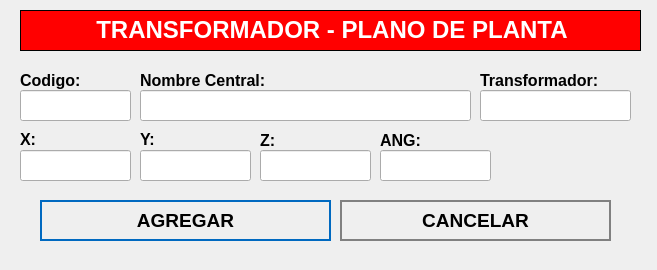
<?xml version="1.0" encoding="UTF-8"?>
<ui version="4.0">
 <class>NewBook</class>
 <widget class="QWidget" name="NewBook">
  <property name="geometry">
   <rect>
    <x>0</x>
    <y>0</y>
    <width>657</width>
    <height>270</height>
   </rect>
  </property>
  <property name="windowTitle">
   <string>Nuevo Registro</string>
  </property>
  <property name="styleSheet">
   <string notr="true">QPushButton
{	
	height: 2em;
 	border-style: solid;
	border-width: 2px;
 	border-color: grey;
	font-weight: bold;
}

QPushButton:hover
{
   	background-color:grey;
	color:white;
}</string>
  </property>
  <widget class="QLabel" name="label">
   <property name="geometry">
    <rect>
     <x>20</x>
     <y>10</y>
     <width>621</width>
     <height>41</height>
    </rect>
   </property>
   <property name="font">
    <font>
     <underline>false</underline>
    </font>
   </property>
   <property name="autoFillBackground">
    <bool>false</bool>
   </property>
   <property name="styleSheet">
    <string notr="true">background-color: red;</string>
   </property>
   <property name="frameShape">
    <enum>QFrame::Box</enum>
   </property>
   <property name="text">
    <string>&lt;html&gt;&lt;head/&gt;&lt;body&gt;&lt;p align=&quot;center&quot;&gt;&lt;span style=&quot; font-size:18pt; font-weight:600; color:#ffffff;&quot;&gt;TRANSFORMADOR - PLANO DE PLANTA&lt;/span&gt;&lt;/p&gt;&lt;/body&gt;&lt;/html&gt;</string>
   </property>
  </widget>
  <widget class="QLabel" name="label_autoriza">
   <property name="geometry">
    <rect>
     <x>20</x>
     <y>70</y>
     <width>101</width>
     <height>21</height>
    </rect>
   </property>
   <property name="text">
    <string>&lt;html&gt;&lt;head/&gt;&lt;body&gt;&lt;p&gt;&lt;span style=&quot; font-size:12pt; font-weight:600;&quot;&gt;Codigo:&lt;/span&gt;&lt;/p&gt;&lt;/body&gt;&lt;/html&gt;</string>
   </property>
  </widget>
  <widget class="QLineEdit" name="inputCodigo">
   <property name="geometry">
    <rect>
     <x>20</x>
     <y>90</y>
     <width>111</width>
     <height>31</height>
    </rect>
   </property>
   <property name="font">
    <font>
     <pointsize>12</pointsize>
    </font>
   </property>
  </widget>
  <widget class="QLineEdit" name="inputCentral">
   <property name="geometry">
    <rect>
     <x>140</x>
     <y>90</y>
     <width>331</width>
     <height>31</height>
    </rect>
   </property>
   <property name="font">
    <font>
     <pointsize>12</pointsize>
    </font>
   </property>
  </widget>
  <widget class="QPushButton" name="addButton">
   <property name="geometry">
    <rect>
     <x>40</x>
     <y>200</y>
     <width>291</width>
     <height>41</height>
    </rect>
   </property>
   <property name="font">
    <font>
     <pointsize>14</pointsize>
     <weight>75</weight>
     <bold>true</bold>
    </font>
   </property>
   <property name="cursor">
    <cursorShape>PointingHandCursor</cursorShape>
   </property>
   <property name="styleSheet">
    <string notr="true">QPushButton
{	
	height: 2em;
 	border-style: solid;
	border-width: 2px;
 	border-color: #0069c0;
	font-weight: bold;
}

QPushButton:hover
{
   	background-color:#0069c0;
	color:white;
}</string>
   </property>
   <property name="text">
    <string>AGREGAR</string>
   </property>
   <property name="icon">
    <iconset>
     <normaloff>../assets/icons/add-icon.png</normaloff>../assets/icons/add-icon.png</iconset>
   </property>
   <property name="iconSize">
    <size>
     <width>30</width>
     <height>30</height>
    </size>
   </property>
   <property name="autoDefault">
    <bool>true</bool>
   </property>
   <property name="default">
    <bool>true</bool>
   </property>
   <property name="flat">
    <bool>true</bool>
   </property>
  </widget>
  <widget class="QPushButton" name="cancelButton">
   <property name="geometry">
    <rect>
     <x>340</x>
     <y>200</y>
     <width>271</width>
     <height>41</height>
    </rect>
   </property>
   <property name="font">
    <font>
     <pointsize>14</pointsize>
     <weight>75</weight>
     <bold>true</bold>
    </font>
   </property>
   <property name="cursor">
    <cursorShape>PointingHandCursor</cursorShape>
   </property>
   <property name="styleSheet">
    <string notr="true">QPushButton
{	
	height: 2em;
 	border-style: solid;
	border-width: 2px;
 	border-color: grey;
	font-weight: bold;
}

QPushButton:hover
{
   	background-color:grey;
	color:white;
}</string>
   </property>
   <property name="text">
    <string>CANCELAR</string>
   </property>
   <property name="icon">
    <iconset>
     <normaloff>../assets/icons/cancel-icon.png</normaloff>../assets/icons/cancel-icon.png</iconset>
   </property>
   <property name="iconSize">
    <size>
     <width>30</width>
     <height>30</height>
    </size>
   </property>
   <property name="autoDefault">
    <bool>true</bool>
   </property>
   <property name="default">
    <bool>true</bool>
   </property>
   <property name="flat">
    <bool>true</bool>
   </property>
  </widget>
  <widget class="QLabel" name="label_aquienVisita">
   <property name="geometry">
    <rect>
     <x>140</x>
     <y>70</y>
     <width>191</width>
     <height>21</height>
    </rect>
   </property>
   <property name="text">
    <string>&lt;html&gt;&lt;head/&gt;&lt;body&gt;&lt;p&gt;&lt;span style=&quot; font-size:12pt; font-weight:600;&quot;&gt;Nombre Central:&lt;/span&gt;&lt;/p&gt;&lt;/body&gt;&lt;/html&gt;</string>
   </property>
  </widget>
  <widget class="QLabel" name="label_horaIngreso">
   <property name="geometry">
    <rect>
     <x>20</x>
     <y>130</y>
     <width>71</width>
     <height>16</height>
    </rect>
   </property>
   <property name="text">
    <string>&lt;html&gt;&lt;head/&gt;&lt;body&gt;&lt;p&gt;&lt;span style=&quot; font-size:12pt; font-weight:600;&quot;&gt;X:&lt;/span&gt;&lt;/p&gt;&lt;/body&gt;&lt;/html&gt;</string>
   </property>
  </widget>
  <widget class="QLabel" name="label_horaSalida">
   <property name="geometry">
    <rect>
     <x>140</x>
     <y>130</y>
     <width>81</width>
     <height>16</height>
    </rect>
   </property>
   <property name="text">
    <string>&lt;html&gt;&lt;head/&gt;&lt;body&gt;&lt;p&gt;&lt;span style=&quot; font-size:12pt; font-weight:600;&quot;&gt;Y:&lt;/span&gt;&lt;/p&gt;&lt;/body&gt;&lt;/html&gt;</string>
   </property>
  </widget>
  <widget class="QLabel" name="label_motivoVisita">
   <property name="geometry">
    <rect>
     <x>260</x>
     <y>130</y>
     <width>101</width>
     <height>21</height>
    </rect>
   </property>
   <property name="text">
    <string>&lt;html&gt;&lt;head/&gt;&lt;body&gt;&lt;p&gt;&lt;span style=&quot; font-size:12pt; font-weight:600;&quot;&gt;Z:&lt;/span&gt;&lt;/p&gt;&lt;/body&gt;&lt;/html&gt;</string>
   </property>
  </widget>
  <widget class="QLineEdit" name="inputX">
   <property name="geometry">
    <rect>
     <x>20</x>
     <y>150</y>
     <width>111</width>
     <height>31</height>
    </rect>
   </property>
   <property name="font">
    <font>
     <pointsize>12</pointsize>
    </font>
   </property>
  </widget>
  <widget class="QLineEdit" name="inputY">
   <property name="geometry">
    <rect>
     <x>140</x>
     <y>150</y>
     <width>111</width>
     <height>31</height>
    </rect>
   </property>
   <property name="font">
    <font>
     <pointsize>12</pointsize>
    </font>
   </property>
  </widget>
  <widget class="QLineEdit" name="inputZ">
   <property name="geometry">
    <rect>
     <x>260</x>
     <y>150</y>
     <width>111</width>
     <height>31</height>
    </rect>
   </property>
   <property name="font">
    <font>
     <pointsize>12</pointsize>
    </font>
   </property>
  </widget>
  <widget class="QLineEdit" name="inputTransformador">
   <property name="geometry">
    <rect>
     <x>480</x>
     <y>90</y>
     <width>151</width>
     <height>31</height>
    </rect>
   </property>
   <property name="font">
    <font>
     <pointsize>12</pointsize>
    </font>
   </property>
  </widget>
  <widget class="QLabel" name="label_motivoVisita_3">
   <property name="geometry">
    <rect>
     <x>480</x>
     <y>70</y>
     <width>161</width>
     <height>21</height>
    </rect>
   </property>
   <property name="text">
    <string>&lt;html&gt;&lt;head/&gt;&lt;body&gt;&lt;p&gt;&lt;span style=&quot; font-size:12pt; font-weight:600;&quot;&gt;Transformador:&lt;/span&gt;&lt;/p&gt;&lt;/body&gt;&lt;/html&gt;</string>
   </property>
  </widget>
  <widget class="QLabel" name="label_motivoVisita_2">
   <property name="geometry">
    <rect>
     <x>380</x>
     <y>130</y>
     <width>101</width>
     <height>21</height>
    </rect>
   </property>
   <property name="text">
    <string>&lt;html&gt;&lt;head/&gt;&lt;body&gt;&lt;p&gt;&lt;span style=&quot; font-size:12pt; font-weight:600;&quot;&gt;ANG:&lt;/span&gt;&lt;/p&gt;&lt;/body&gt;&lt;/html&gt;</string>
   </property>
  </widget>
  <widget class="QLineEdit" name="inputANG">
   <property name="geometry">
    <rect>
     <x>380</x>
     <y>150</y>
     <width>111</width>
     <height>31</height>
    </rect>
   </property>
   <property name="font">
    <font>
     <pointsize>12</pointsize>
    </font>
   </property>
  </widget>
 </widget>
 <tabstops>
  <tabstop>inputCodigo</tabstop>
  <tabstop>inputCentral</tabstop>
  <tabstop>addButton</tabstop>
  <tabstop>cancelButton</tabstop>
 </tabstops>
 <resources/>
 <connections/>
</ui>
